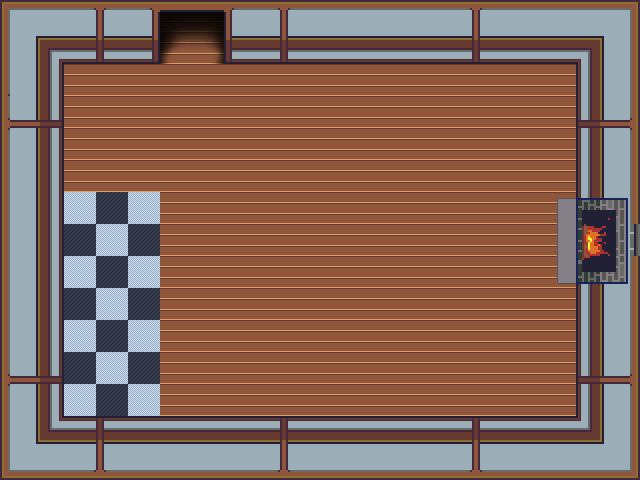

This is a level from a 2D game, rendered from its Tiled map with the project's own tilesets. A one-line summary and the map file follow, with tile-layer data summarised:
An orthogonal 20x15 tile map with 32x32 px tiles, 4 tile layers (floors, shadows, walls, walls 2), 5 hidden layers not drawn, 4 tilesets.

<map version="1.4" tiledversion="1.4.2" orientation="orthogonal" renderorder="right-down" width="20" height="15" tilewidth="32" tileheight="32" infinite="0" nextlayerid="19" nextobjectid="1">
 <tileset firstgid="1" source="../../tilesets/Gather University 0.x.tsx" />
 <tileset firstgid="465" source="../../tilesets/Gather Conference 0.x.tsx" />
 <tileset firstgid="1489" source="../../tilesets/Gather Games 0.x.tsx" />
 <tileset firstgid="2417" source="../../tilesets/Gather Furniture 0.x.tsx" />
 <group id="12" name="background">
  <layer id="1" name="floors" width="20" height="15">
   <data>[300 cells, 300 non-empty, 3 distinct tile ids]</data>
  </layer>
  <layer id="3" name="floors 2" width="20" height="15" visible="0">
   <data>[300 cells, 52 non-empty, 13 distinct tile ids]</data>
  </layer>
  <layer id="8" name="floors 3" width="20" height="15" visible="0">
   <data>[300 cells, 33 non-empty, 14 distinct tile ids]</data>
  </layer>
  <layer id="18" name="shadows" width="20" height="15">
   <data>[300 cells, 8 non-empty, 4 distinct tile ids]</data>
  </layer>
  <layer id="2" name="walls" width="20" height="15">
   <data>[300 cells, 124 non-empty, 21 distinct tile ids]</data>
  </layer>
  <layer id="17" name="walls 2" width="20" height="15">
   <data>[300 cells, 9 non-empty, 9 distinct tile ids]</data>
  </layer>
  <layer id="4" name="furnish" width="20" height="15" visible="0" locked="1">
   <data>[300 cells, 51 non-empty, 40 distinct tile ids]</data>
  </layer>
  <layer id="5" name="furnish 2" width="20" height="15" visible="0">
   <data>[300 cells, 25 non-empty, 25 distinct tile ids]</data>
  </layer>
  <layer id="7" name="furnish 3" width="20" height="15" visible="0">
   <data>[300 cells, 2 non-empty, 2 distinct tile ids]</data>
  </layer>
 </group>
</map>
